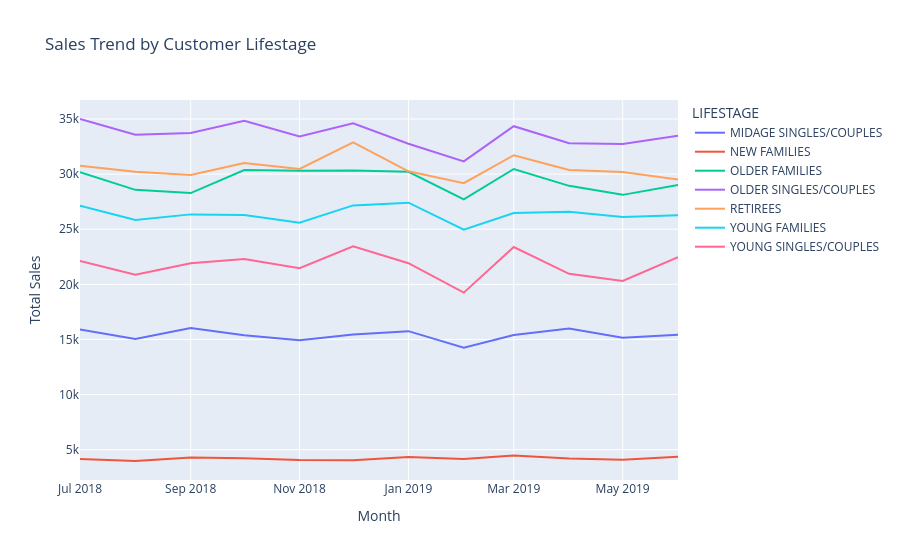

This figure's notebook cell:
### Code cell
fig = px.line(data_frame= tot_sal_life,
              x = 'MONTH',
              y = 'TOT_SALES',
              color= 'LIFESTAGE',
              title = 'Sales Trend by Customer Lifestage',
             labels= {'MONTH' : 'Month', 'TOT_SALES' : 'Total Sales'})
fig.show()

### Figure 1 — Plotly figure (JSON) as saved in the notebook; plotly's stock layout.template omitted (floating-point values rounded to 4 significant figures)
{"data": [{"hovertemplate": "LIFESTAGE=MIDAGE SINGLES/COUPLES<br>Month=%{x}<br>Total Sales=%{y}<extra></extra>", "legendgroup": "MIDAGE SINGLES/COUPLES", "line": {"color": "#636efa", "dash": "solid"}, "marker": {"symbol": "circle"}, "mode": "lines", "name": "MIDAGE SINGLES/COUPLES", "orientation": "v", "showlegend": true, "type": "scatter", "x": ["2018-07", "2018-08", "2018-09", "2018-10", "2018-11", "2018-12", "2019-01", "2019-02", "2019-03", "2019-04", "2019-05", "2019-06"], "xaxis": "x", "y": [15920.0, 15030.0, 16040.0, 15390.0, 14930.0, 15450.0, 15760.0, 14260.0, 15410.0, 15990.0, 15150.0, 15430.0], "yaxis": "y"}, {"hovertemplate": "LIFESTAGE=NEW FAMILIES<br>Month=%{x}<br>Total Sales=%{y}<extra></extra>", "legendgroup": "NEW FAMILIES", "line": {"color": "#EF553B", "dash": "solid"}, "marker": {"symbol": "circle"}, "mode": "lines", "name": "NEW FAMILIES", "orientation": "v", "showlegend": true, "type": "scatter", "x": ["2018-07", "2018-08", "2018-09", "2018-10", "2018-11", "2018-12", "2019-01", "2019-02", "2019-03", "2019-04", "2019-05", "2019-06"], "xaxis": "x", "y": [4150.0, 3977.0, 4302.0, 4232.0, 4078.0, 4045.0, 4346.0, 4156.0, 4474.0, 4212.0, 4100.0, 4363.0], "yaxis": "y"}, {"hovertemplate": "LIFESTAGE=OLDER FAMILIES<br>Month=%{x}<br>Total Sales=%{y}<extra></extra>", "legendgroup": "OLDER FAMILIES", "line": {"color": "#00cc96", "dash": "solid"}, "marker": {"symbol": "circle"}, "mode": "lines", "name": "OLDER FAMILIES", "orientation": "v", "showlegend": true, "type": "scatter", "x": ["2018-07", "2018-08", "2018-09", "2018-10", "2018-11", "2018-12", "2019-01", "2019-02", "2019-03", "2019-04", "2019-05", "2019-06"], "xaxis": "x", "y": [30180.0, 28570.0, 28280.0, 30360.0, 30300.0, 30320.0, 30210.0, 27700.0, 30460.0, 28930.0, 28120.0, 29020.0], "yaxis": "y"}, {"hovertemplate": "LIFESTAGE=OLDER SINGLES/COUPLES<br>Month=%{x}<br>Total Sales=%{y}<extra></extra>", "legendgroup": "OLDER SINGLES/COUPLES", "line": {"color": "#ab63fa", "dash": "solid"}, "marker": {"symbol": "circle"}, "mode": "lines", "name": "OLDER SINGLES/COUPLES", "orientation": "v", "showlegend": true, "type": "scatter", "x": ["2018-07", "2018-08", "2018-09", "2018-10", "2018-11", "2018-12", "2019-01", "2019-02", "2019-03", "2019-04", "2019-05", "2019-06"], "xaxis": "x", "y": [35000.0, 33580.0, 33730.0, 34830.0, 33410.0, 34610.0, 32750.0, 31150.0, 34340.0, 32800.0, 32740.0, 33480.0], "yaxis": "y"}, {"hovertemplate": "LIFESTAGE=RETIREES<br>Month=%{x}<br>Total Sales=%{y}<extra></extra>", "legendgroup": "RETIREES", "line": {"color": "#FFA15A", "dash": "solid"}, "marker": {"symbol": "circle"}, "mode": "lines", "name": "RETIREES", "orientation": "v", "showlegend": true, "type": "scatter", "x": ["2018-07", "2018-08", "2018-09", "2018-10", "2018-11", "2018-12", "2019-01", "2019-02", "2019-03", "2019-04", "2019-05", "2019-06"], "xaxis": "x", "y": [30760.0, 30220.0, 29920.0, 31010.0, 30460.0, 32880.0, 30250.0, 29180.0, 31710.0, 30370.0, 30200.0, 29510.0], "yaxis": "y"}, {"hovertemplate": "LIFESTAGE=YOUNG FAMILIES<br>Month=%{x}<br>Total Sales=%{y}<extra></extra>", "legendgroup": "YOUNG FAMILIES", "line": {"color": "#19d3f3", "dash": "solid"}, "marker": {"symbol": "circle"}, "mode": "lines", "name": "YOUNG FAMILIES", "orientation": "v", "showlegend": true, "type": "scatter", "x": ["2018-07", "2018-08", "2018-09", "2018-10", "2018-11", "2018-12", "2019-01", "2019-02", "2019-03", "2019-04", "2019-05", "2019-06"], "xaxis": "x", "y": [27140.0, 25830.0, 26350.0, 26290.0, 25590.0, 27160.0, 27410.0, 24960.0, 26480.0, 26580.0, 26100.0, 26270.0], "yaxis": "y"}, {"hovertemplate": "LIFESTAGE=YOUNG SINGLES/COUPLES<br>Month=%{x}<br>Total Sales=%{y}<extra></extra>", "legendgroup": "YOUNG SINGLES/COUPLES", "line": {"color": "#FF6692", "dash": "solid"}, "marker": {"symbol": "circle"}, "mode": "lines", "name": "YOUNG SINGLES/COUPLES", "orientation": "v", "showlegend": true, "type": "scatter", "x": ["2018-07", "2018-08", "2018-09", "2018-10", "2018-11", "2018-12", "2019-01", "2019-02", "2019-03", "2019-04", "2019-05", "2019-06"], "xaxis": "x", "y": [22120.0, 20880.0, 21910.0, 22290.0, 21460.0, 23450.0, 21920.0, 19250.0, 23390.0, 20950.0, 20310.0, 22470.0], "yaxis": "y"}], "layout": {"legend": {"title": {"text": "LIFESTAGE"}, "tracegroupgap": 0}, "title": {"text": "Sales Trend by Customer Lifestage"}, "xaxis": {"anchor": "y", "domain": [0, 1], "title": {"text": "Month"}}, "yaxis": {"anchor": "x", "domain": [0, 1], "title": {"text": "Total Sales"}}}}
